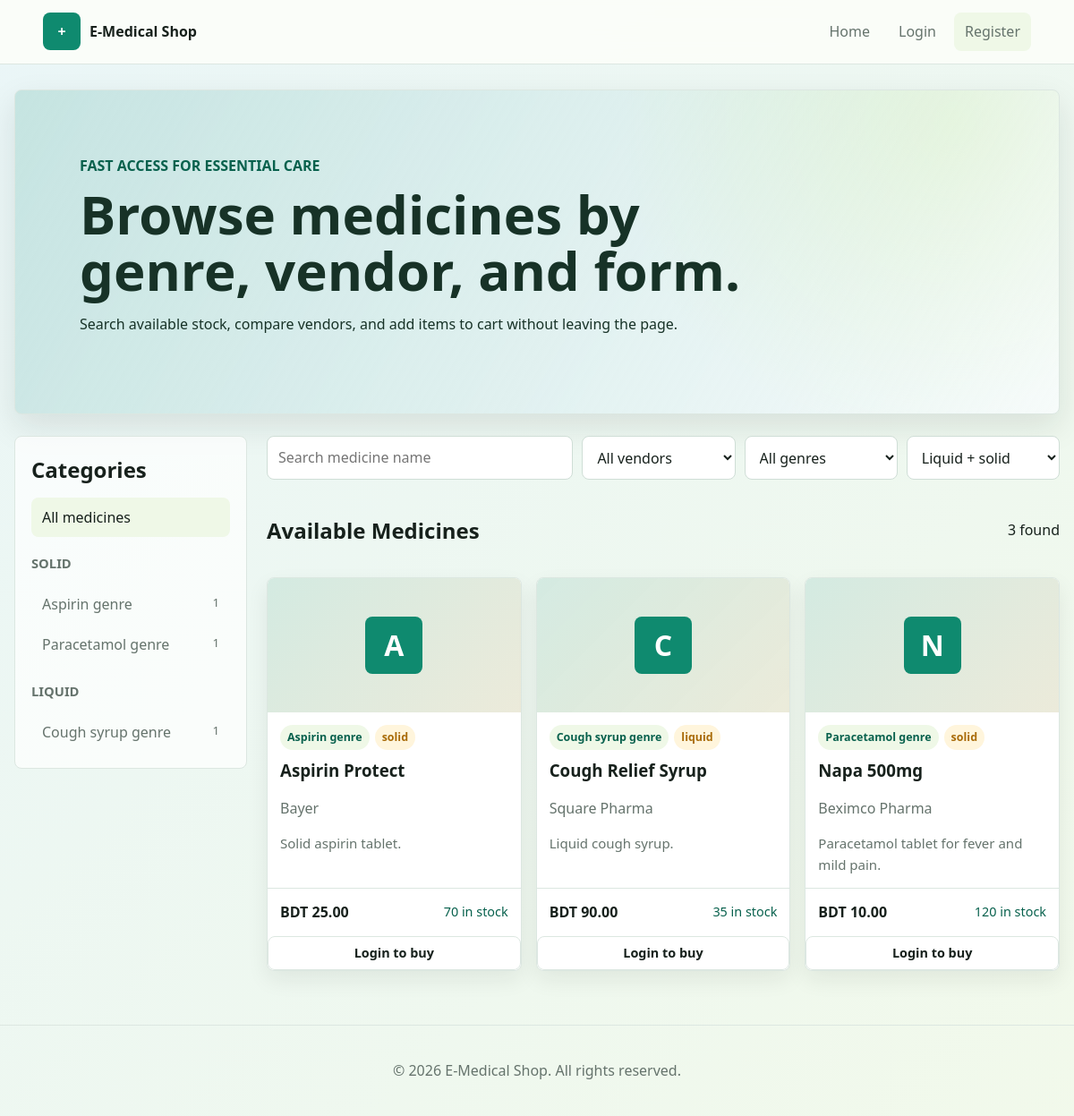
The page / on the database its author committed.
### tables this page shows
CREATE TABLE IF NOT EXISTS categories (
    id INT AUTO_INCREMENT PRIMARY KEY,
    name VARCHAR(120) NOT NULL,
    category_type ENUM('liquid', 'solid') NOT NULL,
    created_at TIMESTAMP DEFAULT CURRENT_TIMESTAMP
);

CREATE TABLE IF NOT EXISTS medicines (
    id INT AUTO_INCREMENT PRIMARY KEY,
    name VARCHAR(150) NOT NULL,
    category_id INT NOT NULL,
    vendor_name VARCHAR(120) NOT NULL,
    vendor_id INT NULL,
    price DECIMAL(10,2) NOT NULL,
    availability INT NOT NULL DEFAULT 0,
    description TEXT NULL,
    image_path VARCHAR(255) NULL,
    created_at TIMESTAMP DEFAULT CURRENT_TIMESTAMP,
    CONSTRAINT fk_medicines_category FOREIGN KEY (category_id) REFERENCES categories(id),
    CONSTRAINT fk_medicines_vendor FOREIGN KEY (vendor_id) REFERENCES users(id) ON DELETE SET NULL
);

### helpers/helpers.php (called while the page is built, shortened)
<?php
function base_path()
{
    $script = str_replace("\\", "/", $_SERVER["SCRIPT_NAME"] ?? "");
    $dir = rtrim(str_replace("\\", "/", dirname($script)), "/");
    $parts = explode("/", $dir);
    $encoded_parts = array();
    foreach ($parts as $part) {
        $encoded_parts[] = rawurlencode(rawurldecode($part));
    }
    return implode("/", $encoded_parts);
}
function url($path = "")
{
    $path = ltrim($path, "/");
    if ($path == "") {
        return base_path() . "/";
    }
    return base_path() . "/" . $path;
}
function asset($path)
{
    return url(ltrim($path, "/"));
}
function e($value)
{
    return htmlspecialchars((string) $value, ENT_QUOTES, "UTF-8");
}
function current_user_id()
{
    return null;
}
function current_role()
{
    return $_SESSION["role"] ?? null;
}
function view($template, $data = array(), $layout = "layout/main")
{
    extract($data);
    include BASE_PATH . "/views/" . $template . ".php";
    $content = ob_get_clean();
    include BASE_PATH . "/views/" . $layout . ".php";
}

### controllers/HomeController.php (called while the page is built, shortened)
<?php
function home_index()
{
    $filters = array(
        "q" => trim($_GET["q"] ?? ""),
        "vendor" => trim($_GET["vendor"] ?? ""),
        "genre" => trim($_GET["genre"] ?? ""),
        "type" => trim($_GET["type"] ?? "")
    );
    view("home/index", array(
        "title" => "Home",
        "categories" => category_all(),
        "medicines" => medicine_all($filters),
        "vendors" => medicine_vendors(),
        "filters" => $filters,
        "activeCategory" => null
    ));
}

### config/database.php (called while the page is built, shortened)
<?php
$servername = "localhost";
$username = "root";
$password = "";
$dbname = "E_medicine_shop";
$conn = mysqli_connect($servername, $username, $password, $dbname);
mysqli_set_charset($conn, "utf8mb4");
function db()
{
    global $conn;
    return $conn;
}
function db_select($sql, $types = "", $values = array())
{
    $conn = db();
    $stmt = mysqli_prepare($conn, $sql);
    if (!mysqli_stmt_execute($stmt)) {
        die("SQL execute failed: " . mysqli_stmt_error($stmt));
    }
    $result = mysqli_stmt_get_result($stmt);
    $rows = array();
    while ($row = mysqli_fetch_assoc($result)) {
        $rows[] = $row;
    }
    return $rows;
}

### models/Category.php (called while the page is built, shortened)
<?php
function category_all($type = "")
{
    return db_select(
        "SELECT categories.*, COUNT(medicines.id) AS medicine_count
         FROM categories
         LEFT JOIN medicines ON medicines.category_id = categories.id
         GROUP BY categories.id, categories.name, categories.category_type, categories.created_at
         ORDER BY categories.category_type, categories.name"
    );
}

### models/Medicine.php (called while the page is built, shortened)
<?php
function medicine_all($filters = array())
{
    $sql = "SELECT medicines.*, categories.name AS category_name, categories.category_type
            FROM medicines
            JOIN categories ON categories.id = medicines.category_id
            WHERE 1 = 1";
    $types = "";
    $values = array();
    $sql .= " ORDER BY medicines.created_at DESC, medicines.name ASC";
    return db_select($sql, $types, $values);
}

### views/home/_medicine_card.php (the view)
<article class="medicine-card">
    <div class="medicine-image">
        <?php if (!empty($medicine['image_path'])): ?>
            <img src="<?= asset($medicine['image_path']) ?>" alt="<?= e($medicine['name']) ?>">
        <?php else: ?>
            <span><?= e(substr($medicine['name'], 0, 1)) ?></span>
        <?php endif; ?>
    </div>
    <div class="medicine-body">
        <div class="pill-row">
            <span class="pill"><?= e($medicine['category_name']) ?></span>
            <span class="pill muted-pill"><?= e($medicine['category_type']) ?></span>
        </div>
        <h3><?= e($medicine['name']) ?></h3>
        <p class="muted"><?= e($medicine['vendor_name']) ?></p>
        <?php if (!empty($medicine['description'])): ?>
            <p class="description"><?= e($medicine['description']) ?></p>
        <?php endif; ?>
    </div>
    <div class="medicine-foot">
        <strong>BDT <?= e(number_format((float) $medicine['price'], 2)) ?></strong>
        <span class="<?= (int) $medicine['availability'] > 0 ? 'stock' : 'stock out' ?>">
            <?= (int) $medicine['availability'] > 0 ? e($medicine['availability'] . ' in stock') : 'Out of stock' ?>
        </span>
    </div>
    <?php if (current_role() === 'customer' && (int) $medicine['availability'] > 0): ?>
        <form class="add-cart-form" data-add-cart>
            <input type="hidden" name="medicine_id" value="<?= e($medicine['id']) ?>">
            <input type="number" name="quantity" value="1" min="1" max="<?= e($medicine['availability']) ?>" aria-label="Quantity">
            <button class="button small primary" type="submit">Add</button>
        </form>
    <?php elseif (!current_user_id()): ?>
        <a class="button small" href="<?= url('/login') ?>">Login to buy</a>
    <?php endif; ?>
</article>

### views/home/index.php (shortened to what this page needs)
<section class="hero-band">
    <div>
        <p class="eyebrow">Fast access for essential care</p>
        <h1>Browse medicines by genre, vendor, and form.</h1>
        <p>Search available stock, compare vendors, and add items to cart without leaving the page.</p>
    </div>
</section>
<section class="shop-layout">
    <aside class="sidebar">
        <h2>Categories</h2>
        <a class="category-link <?= $activeCategory ? '' : 'active' ?>" href="<?= url('/') ?>">All medicines</a>
        <?php foreach (['solid' => 'Solid', 'liquid' => 'Liquid'] as $typeKey => $typeLabel): ?>
            <h3><?= e($typeLabel) ?></h3>
            <?php foreach ($categories as $category): ?>
                <?php if ($category['category_type'] !== $typeKey) {
                    continue;
                } ?>
                <a class="category-link <?= ($activeCategory && (int) $activeCategory['id'] === (int) $category['id']) ? 'active' : '' ?>"
                   href="<?= url('/category/' . $category['id']) ?>">
                    <span><?= e($category['name']) ?></span>
                    <small><?= e($category['medicine_count']) ?></small>
                </a>
            <?php endforeach; ?>
        <?php endforeach; ?>
    </aside>
    <section class="shop-main">
        <form id="medicineSearchForm" class="filter-bar" method="get" action="<?= url('/') ?>">
            <input type="search" name="q" placeholder="Search medicine name" value="<?= e($filters['q'] ?? '') ?>">
            <select name="vendor">
                <option value="">All vendors</option>
            </select>
            <select name="genre">
                <option value="">All genres</option>
            </select>
            <select name="type">
                <option value="">Liquid + solid</option>
            </select>
        </form>
        <div class="result-meta">
            <h2><?= $activeCategory ? e($activeCategory['name']) : 'Available Medicines' ?></h2>
            <span data-search-count><?= e(count($medicines)) ?> found</span>
        </div>
        <div id="medicineResults" class="medicine-grid">
            <?php foreach ($medicines as $medicine): ?>
                <?php require BASE_PATH . '/views/home/_medicine_card.php'; ?>
            <?php endforeach; ?>
        </div>
    </section>
</section>

### index.php (shortened to what this page needs)
<?php
include BASE_PATH . "/helpers/helpers.php";
include BASE_PATH . "/config/database.php";
include BASE_PATH . "/models/Category.php";
include BASE_PATH . "/models/Medicine.php";
include BASE_PATH . "/controllers/HomeController.php";
route_request();
function route_request()
{
    $route = get_current_route();
    $method = $_SERVER["REQUEST_METHOD"] ?? "GET";
    if ($route == "/" || $route == "/home") {
        home_index();
    } elseif (preg_match("#^/category/([0-9]+)$#", $route, $match)) {
        home_category($match[1]);
    } elseif ($route == "/register") {
        auth_register();
    } elseif ($route == "/login") {
        auth_login();
    } elseif ($route == "/logout" && $method == "POST") {
        auth_logout();
    } elseif ($route == "/profile") {
        profile_index();
    } elseif ($route == "/admin") {
        admin_dashboard();
    } elseif ($route == "/admin/categories") {
        admin_categories();
    } elseif (preg_match("#^/admin/categories/edit/([0-9]+)$#", $route, $match)) {
        admin_edit_category($match[1]);
    } elseif (preg_match("#^/admin/categories/delete/([0-9]+)$#", $route, $match) && $method == "POST") {
        admin_delete_category($match[1]);
    } elseif ($route == "/admin/medicines") {
        admin_medicines();
    } elseif ($route == "/admin/medicines/create") {
        admin_create_medicine();
    } elseif (preg_match("#^/admin/medicines/edit/([0-9]+)$#", $route, $match)) {
        admin_edit_medicine($match[1]);
    } elseif (preg_match("#^/admin/medicines/delete/([0-9]+)$#", $route, $match) && $method == "POST") {
        admin_delete_medicine($match[1]);
    } elseif ($route == "/admin/customers") {
        admin_customers();
    } elseif (preg_match("#^/admin/customers/delete/([0-9]+)$#", $route, $match) && $method == "POST") {
        admin_delete_customer($match[1]);
    } elseif ($route == "/admin/orders") {
        admin_orders();
    } elseif (preg_match("#^/admin/orders/assign/([0-9]+)$#", $route, $match) && $method == "POST") {
        admin_assign_delivery($match[1]);
    } elseif ($route == "/admin/history") {
        admin_history();
    } elseif ($route == "/vendor") {
        vendor_dashboard();
    } elseif ($route == "/vendor/medicines") {
        vendor_medicines();
    } elseif ($route == "/vendor/medicines/create") {
        vendor_create_medicine();
    } elseif (preg_match("#^/vendor/medicines/edit/([0-9]+)$#", $route, $match)) {
        vendor_edit_medicine($match[1]);
    } elseif (preg_match("#^/vendor/medicines/delete/([0-9]+)$#", $route, $match) && $method == "POST") {
        vendor_delete_medicine($match[1]);
    } elseif ($route == "/delivery") {
        delivery_dashboard();
    } elseif (preg_match("#^/delivery/orders/([0-9]+)/deliver$#", $route, $match) && $method == "POST") {
        delivery_mark_delivered($match[1]);
    } elseif ($route == "/cart") {
        cart_index();
    } elseif ($route == "/checkout") {
        checkout_page();
    } elseif ($route == "/payment") {
        payment_page();
    } elseif ($route == "/orders/success") {
        order_success();
    } elseif ($route == "/api/medicines/search") {
        api_search_medicines();
    } elseif ($route == "/api/cart/add" && $method == "POST") {
        api_cart_add();
    } elseif ($route == "/api/cart/update" && $method == "POST") {
        api_cart_update();
    } elseif ($route == "/api/cart/remove" && $method == "POST") {
        api_cart_remove();
    } elseif ($route == "/api/orders/status" && $method == "POST") {
        api_order_status();
    } else {
        http_response_code(404);
        view("errors/404", array("title" => "Page not found"));
    }
}
function get_current_route()
{
    $path = parse_url($_SERVER["REQUEST_URI"] ?? "/", PHP_URL_PATH);
    $path = rawurldecode($path);
    $base = rawurldecode(base_path());
    if ($base != "" && substr($path, 0, strlen($base)) == $base) {
        $path = substr($path, strlen($base));
    }
    $path = "/" . trim($path, "/");
    if ($path == "/") {
        return "/";
    }
    return rtrim($path, "/");
}

### views/layout/main.php (shortened to what this page needs)
<!doctype html>
<html lang="en">
<head>
    <link rel="stylesheet" href="<?= asset('assets/css/styles.css') ?>">
</head>
<body data-base-url="<?= e(base_path()) ?>">
    <header class="site-header">
        <a class="brand" href="<?= url('/') ?>">
            <span class="brand-mark">+</span>
            <span><?= e(APP_NAME) ?></span>
        </a>
        <nav class="nav" data-nav>
            <a href="<?= url('/') ?>">Home</a>
            <?php if (current_user_id()): ?>
                <a href="<?= url('/profile') ?>">Profile</a>
                <form class="nav-form" method="post" action="<?= url('/logout') ?>">
                    <?= csrf_field() ?>
                    <button type="submit">Logout</button>
                </form>
            <?php else: ?>
                <a href="<?= url('/login') ?>">Login</a>
                <a class="nav-cta" href="<?= url('/register') ?>">Register</a>
            <?php endif; ?>
        </nav>
    </header>
    <main class="page">
        <?= $content ?>
    </main>
    <footer class="footer">
        <p>&copy; <?= e(date('Y')) ?> <?= e(APP_NAME) ?>. All rights reserved.</p>
    </footer>
</body>
</html>

### rows shown on the page
categories: name "Aspirin genre", medicine_count "1"
categories: name "Paracetamol genre", medicine_count "1"
categories: name "Cough syrup genre", medicine_count "1"
medicines: name "A", category.name "Aspirin genre", category.category_type "solid", name "Aspirin Protect", vendor_name "Bayer", description "Solid aspirin tablet.", price "25.00", availability "70 in stock"
medicines: name "C", category.name "Cough syrup genre", category.category_type "liquid", name "Cough Relief Syrup", vendor_name "Square Pharma", description "Liquid cough syrup.", price "90.00", availability "35 in stock"
medicines: name "N", category.name "Paracetamol genre", category.category_type "solid", name "Napa 500mg", vendor_name "Beximco Pharma", description "Paracetamol tablet for fever and mild pain.", price "10.00", availability "120 in stock"

### other values the page prints
APP_NAME "E-Medical Shop"
$typeLabel "SOLID"
$typeLabel "LIQUID"
count($medicines) "3"
